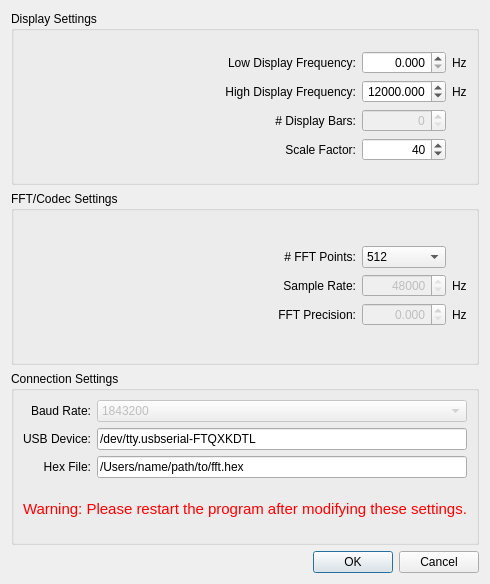
<?xml version="1.0" encoding="UTF-8"?>
<ui version="4.0">
 <class>SettingsDialog</class>
 <widget class="QDialog" name="SettingsDialog">
  <property name="geometry">
   <rect>
    <x>0</x>
    <y>0</y>
    <width>423</width>
    <height>584</height>
   </rect>
  </property>
  <property name="sizePolicy">
   <sizepolicy hsizetype="MinimumExpanding" vsizetype="MinimumExpanding">
    <horstretch>0</horstretch>
    <verstretch>0</verstretch>
   </sizepolicy>
  </property>
  <property name="windowTitle">
   <string>Preferences</string>
  </property>
  <layout class="QVBoxLayout" name="verticalLayout">
   <item>
    <widget class="QGroupBox" name="groupBoxDisplaySettings">
     <property name="title">
      <string>Display Settings</string>
     </property>
     <layout class="QVBoxLayout" name="verticalLayout_2">
      <item>
       <layout class="QGridLayout" name="gridLayoutDisplaySettings">
        <item row="3" column="2">
         <widget class="QDoubleSpinBox" name="doubleSpinBoxLowDisplayFreq">
          <property name="alignment">
           <set>Qt::AlignRight|Qt::AlignTrailing|Qt::AlignVCenter</set>
          </property>
          <property name="decimals">
           <number>3</number>
          </property>
          <property name="maximum">
           <double>48000.000000000000000</double>
          </property>
         </widget>
        </item>
        <item row="3" column="3">
         <widget class="QLabel" name="labelHz_1">
          <property name="text">
           <string>Hz</string>
          </property>
         </widget>
        </item>
        <item row="5" column="1">
         <widget class="QLabel" name="labelNumDisplayBars">
          <property name="text">
           <string># Display Bars:</string>
          </property>
          <property name="alignment">
           <set>Qt::AlignRight|Qt::AlignTrailing|Qt::AlignVCenter</set>
          </property>
         </widget>
        </item>
        <item row="4" column="3">
         <widget class="QLabel" name="labelHz_2">
          <property name="text">
           <string>Hz</string>
          </property>
         </widget>
        </item>
        <item row="5" column="2">
         <widget class="QSpinBox" name="spinBoxNumDisplayBars">
          <property name="enabled">
           <bool>false</bool>
          </property>
          <property name="alignment">
           <set>Qt::AlignRight|Qt::AlignTrailing|Qt::AlignVCenter</set>
          </property>
          <property name="maximum">
           <number>1024</number>
          </property>
         </widget>
        </item>
        <item row="3" column="1">
         <widget class="QLabel" name="labelLowDisplayFreq">
          <property name="text">
           <string>Low Display Frequency:</string>
          </property>
          <property name="alignment">
           <set>Qt::AlignRight|Qt::AlignTrailing|Qt::AlignVCenter</set>
          </property>
         </widget>
        </item>
        <item row="4" column="2">
         <widget class="QDoubleSpinBox" name="doubleSpinBoxHighDisplayFreq">
          <property name="alignment">
           <set>Qt::AlignRight|Qt::AlignTrailing|Qt::AlignVCenter</set>
          </property>
          <property name="decimals">
           <number>3</number>
          </property>
          <property name="maximum">
           <double>48000.000000000000000</double>
          </property>
          <property name="value">
           <double>12000.000000000000000</double>
          </property>
         </widget>
        </item>
        <item row="4" column="1">
         <widget class="QLabel" name="labelHighDisplayFreq">
          <property name="text">
           <string>High Display Frequency:</string>
          </property>
          <property name="alignment">
           <set>Qt::AlignRight|Qt::AlignTrailing|Qt::AlignVCenter</set>
          </property>
         </widget>
        </item>
        <item row="6" column="2">
         <widget class="QSpinBox" name="spinBoxScaleFactor">
          <property name="alignment">
           <set>Qt::AlignRight|Qt::AlignTrailing|Qt::AlignVCenter</set>
          </property>
          <property name="minimum">
           <number>1</number>
          </property>
          <property name="maximum">
           <number>100</number>
          </property>
          <property name="value">
           <number>40</number>
          </property>
         </widget>
        </item>
        <item row="6" column="1">
         <widget class="QLabel" name="labelScaleFactor">
          <property name="text">
           <string>Scale Factor:</string>
          </property>
          <property name="alignment">
           <set>Qt::AlignRight|Qt::AlignTrailing|Qt::AlignVCenter</set>
          </property>
         </widget>
        </item>
        <item row="5" column="0">
         <spacer name="horizontalSpacer_1">
          <property name="orientation">
           <enum>Qt::Horizontal</enum>
          </property>
          <property name="sizeHint" stdset="0">
           <size>
            <width>40</width>
            <height>20</height>
           </size>
          </property>
         </spacer>
        </item>
       </layout>
      </item>
     </layout>
    </widget>
   </item>
   <item>
    <widget class="QGroupBox" name="groupBoxFFTCodecSettings">
     <property name="title">
      <string>FFT/Codec Settings</string>
     </property>
     <layout class="QVBoxLayout" name="verticalLayout_3">
      <item>
       <layout class="QGridLayout" name="gridLayoutFFTCodecSettings">
        <item row="2" column="3">
         <widget class="QLabel" name="labelHz_4">
          <property name="text">
           <string>Hz</string>
          </property>
         </widget>
        </item>
        <item row="1" column="2">
         <widget class="QSpinBox" name="spinBoxSampleRate">
          <property name="enabled">
           <bool>false</bool>
          </property>
          <property name="alignment">
           <set>Qt::AlignRight|Qt::AlignTrailing|Qt::AlignVCenter</set>
          </property>
          <property name="minimum">
           <number>48000</number>
          </property>
         </widget>
        </item>
        <item row="2" column="1">
         <widget class="QLabel" name="labelFFTPrecision">
          <property name="text">
           <string>FFT Precision:</string>
          </property>
          <property name="alignment">
           <set>Qt::AlignRight|Qt::AlignTrailing|Qt::AlignVCenter</set>
          </property>
         </widget>
        </item>
        <item row="0" column="2">
         <widget class="QComboBox" name="comboBoxNumFFTPoints">
          <property name="editable">
           <bool>false</bool>
          </property>
          <property name="currentIndex">
           <number>6</number>
          </property>
          <item>
           <property name="text">
            <string>8</string>
           </property>
          </item>
          <item>
           <property name="text">
            <string>16</string>
           </property>
          </item>
          <item>
           <property name="text">
            <string>32</string>
           </property>
          </item>
          <item>
           <property name="text">
            <string>64</string>
           </property>
          </item>
          <item>
           <property name="text">
            <string>128</string>
           </property>
          </item>
          <item>
           <property name="text">
            <string>256</string>
           </property>
          </item>
          <item>
           <property name="text">
            <string>512</string>
           </property>
          </item>
          <item>
           <property name="text">
            <string>1024</string>
           </property>
          </item>
         </widget>
        </item>
        <item row="1" column="3">
         <widget class="QLabel" name="labelHz_3">
          <property name="text">
           <string>Hz</string>
          </property>
         </widget>
        </item>
        <item row="1" column="1">
         <widget class="QLabel" name="labelSampleRate">
          <property name="text">
           <string>Sample Rate:</string>
          </property>
          <property name="alignment">
           <set>Qt::AlignRight|Qt::AlignTrailing|Qt::AlignVCenter</set>
          </property>
         </widget>
        </item>
        <item row="0" column="1">
         <widget class="QLabel" name="labelNumFFTPoints">
          <property name="text">
           <string># FFT Points:</string>
          </property>
          <property name="alignment">
           <set>Qt::AlignRight|Qt::AlignTrailing|Qt::AlignVCenter</set>
          </property>
         </widget>
        </item>
        <item row="2" column="2">
         <widget class="QDoubleSpinBox" name="doubleSpinBoxFFTPrecision">
          <property name="enabled">
           <bool>false</bool>
          </property>
          <property name="alignment">
           <set>Qt::AlignRight|Qt::AlignTrailing|Qt::AlignVCenter</set>
          </property>
          <property name="decimals">
           <number>3</number>
          </property>
          <property name="maximum">
           <double>48000.000000000000000</double>
          </property>
         </widget>
        </item>
        <item row="1" column="0">
         <spacer name="horizontalSpacer_2">
          <property name="orientation">
           <enum>Qt::Horizontal</enum>
          </property>
          <property name="sizeHint" stdset="0">
           <size>
            <width>40</width>
            <height>20</height>
           </size>
          </property>
         </spacer>
        </item>
       </layout>
      </item>
     </layout>
    </widget>
   </item>
   <item>
    <widget class="QGroupBox" name="groupBoxConnectionSettings">
     <property name="title">
      <string>Connection Settings</string>
     </property>
     <layout class="QVBoxLayout" name="verticalLayout_4">
      <item>
       <layout class="QGridLayout" name="gridLayoutConnectionSettings">
        <item row="0" column="1">
         <widget class="QComboBox" name="comboBoxBaudRate">
          <property name="enabled">
           <bool>false</bool>
          </property>
          <item>
           <property name="text">
            <string>1843200</string>
           </property>
          </item>
         </widget>
        </item>
        <item row="0" column="0">
         <widget class="QLabel" name="labelBaudRate">
          <property name="text">
           <string>Baud Rate:</string>
          </property>
          <property name="alignment">
           <set>Qt::AlignRight|Qt::AlignTrailing|Qt::AlignVCenter</set>
          </property>
         </widget>
        </item>
        <item row="1" column="0">
         <widget class="QLabel" name="labelUSBDeviceName">
          <property name="text">
           <string>USB Device:</string>
          </property>
          <property name="alignment">
           <set>Qt::AlignRight|Qt::AlignTrailing|Qt::AlignVCenter</set>
          </property>
         </widget>
        </item>
        <item row="1" column="1">
         <widget class="QLineEdit" name="lineEditUSBDeviceName">
          <property name="text">
           <string>/dev/tty.usbserial-FTQXKDTL</string>
          </property>
         </widget>
        </item>
        <item row="2" column="0">
         <widget class="QLabel" name="labelHexFileName">
          <property name="text">
           <string>Hex File:</string>
          </property>
          <property name="alignment">
           <set>Qt::AlignRight|Qt::AlignTrailing|Qt::AlignVCenter</set>
          </property>
         </widget>
        </item>
        <item row="2" column="1">
         <widget class="QLineEdit" name="lineEditHexFileName">
          <property name="text">
           <string>/Users/name/path/to/fft.hex</string>
          </property>
         </widget>
        </item>
       </layout>
      </item>
      <item>
       <widget class="QLabel" name="labelRestartWarning">
        <property name="font">
         <font>
          <pointsize>11</pointsize>
         </font>
        </property>
        <property name="styleSheet">
         <string notr="true">color:rgb(255, 0, 0)</string>
        </property>
        <property name="text">
         <string>Warning: Please restart the program after modifying these settings.</string>
        </property>
       </widget>
      </item>
     </layout>
    </widget>
   </item>
   <item>
    <widget class="QDialogButtonBox" name="buttonBox">
     <property name="enabled">
      <bool>true</bool>
     </property>
     <property name="orientation">
      <enum>Qt::Horizontal</enum>
     </property>
     <property name="standardButtons">
      <set>QDialogButtonBox::Cancel|QDialogButtonBox::Ok</set>
     </property>
    </widget>
   </item>
  </layout>
 </widget>
 <tabstops>
  <tabstop>doubleSpinBoxLowDisplayFreq</tabstop>
  <tabstop>doubleSpinBoxHighDisplayFreq</tabstop>
  <tabstop>spinBoxNumDisplayBars</tabstop>
  <tabstop>buttonBox</tabstop>
 </tabstops>
 <resources/>
 <connections>
  <connection>
   <sender>buttonBox</sender>
   <signal>accepted()</signal>
   <receiver>SettingsDialog</receiver>
   <slot>accept()</slot>
   <hints>
    <hint type="sourcelabel">
     <x>268</x>
     <y>274</y>
    </hint>
    <hint type="destinationlabel">
     <x>157</x>
     <y>274</y>
    </hint>
   </hints>
  </connection>
  <connection>
   <sender>buttonBox</sender>
   <signal>rejected()</signal>
   <receiver>SettingsDialog</receiver>
   <slot>reject()</slot>
   <hints>
    <hint type="sourcelabel">
     <x>316</x>
     <y>260</y>
    </hint>
    <hint type="destinationlabel">
     <x>286</x>
     <y>274</y>
    </hint>
   </hints>
  </connection>
 </connections>
</ui>
